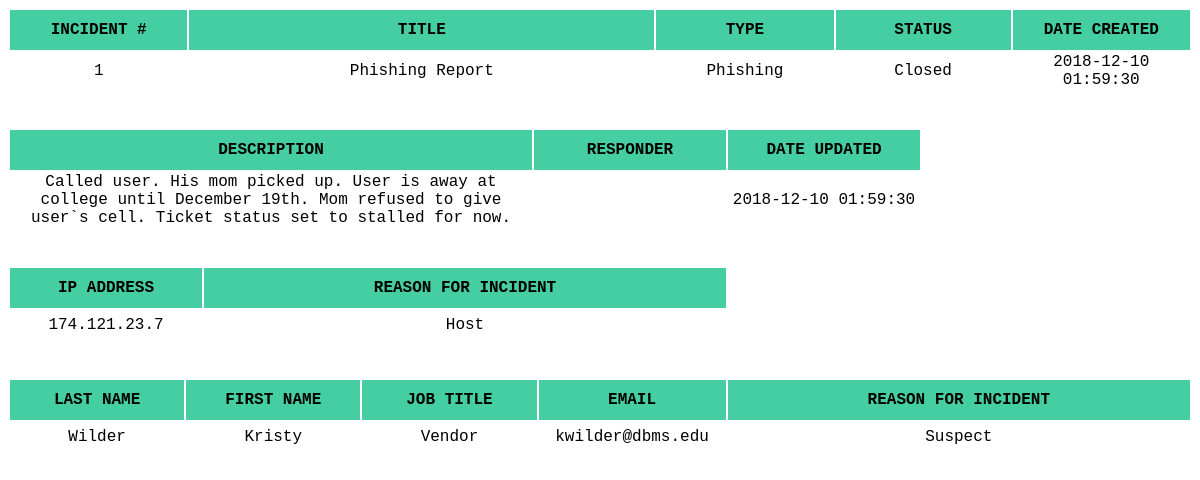
/Query.php?incidentNo=1, run on the app's committed database.
### tables this page shows
CREATE TABLE IF NOT EXISTS `Incident` (
  `incidentNo` INT NOT NULL AUTO_INCREMENT,
  `incidentTitle` VARCHAR(45) NOT NULL,
  `incidentType` VARCHAR(45) NULL,
  `incidentStatus` VARCHAR(10) NOT NULL,
  `dateCreated` DATETIME NOT NULL,
  PRIMARY KEY (`incidentNo`),
  UNIQUE INDEX `incidentNo_UNIQUE` (`incidentNo` ASC) VISIBLE);

CREATE TABLE IF NOT EXISTS `Comments` (
  `dateUpdated` DATETIME NOT NULL,
  `description` VARCHAR(999) NOT NULL,
  `IncidentResponders_username` VARCHAR(20) NOT NULL,
  `Incident_incidentNo` INT NOT NULL,
  INDEX `fk_Comments_IncidentResponders1_idx` (`IncidentResponders_username` ASC) VISIBLE,
  INDEX `fk_Participant_has_Incident_Incident1_idx` (`Incident_incidentNo` ASC) VISIBLE,
    FOREIGN KEY (`IncidentResponders_username`)
    REFERENCES `IncidentResponders` (`username`)
    ON DELETE NO ACTION
    ON UPDATE NO ACTION,  
    PRIMARY KEY (`Incident_incidentNo`, `dateUpdated`),
    FOREIGN KEY (`Incident_incidentNo`)
    REFERENCES `Incident` (`incidentNo`)
    ON DELETE NO ACTION
    ON UPDATE NO ACTION);

CREATE TABLE IF NOT EXISTS `Participant` (
  `lastName` VARCHAR(45) NOT NULL,
  `firstName` VARCHAR(45) NOT NULL,
  `jobTitle` VARCHAR(45) NULL,
  `email` VARCHAR(45) NULL,
  `reasonForIncident` VARCHAR(150) NULL,
  PRIMARY KEY (`lastName`, `firstName`));

### Query.php (the view, shortened to what this page needs)
<html lang = "en">
<link rel="stylesheet" type ="text/css" href="Homepage.css"/>
<body>
  <table class="IncidentsTable">
    <tr class="TableHeader">
      <th id="headerItem"><center>Incident #</center></th>
      <th id="headerItemTitle"><center>Title</center></th>
      <th id="headerItem"><center>Type</center></th>
      <th id="headerItem"><center>Status</center></th>
      <th id="headerItem"><center>Date Created</center></th>
    </tr>
    <?php
    include ("connection.php");
    if (isset($_REQUEST['incidentNo']))
    {       $incidentNo = $_REQUEST['incidentNo'];  }
      if (isset($_REQUEST['incidentNo']))
      {
      $sql = "SELECT * FROM Incident WHERE incidentNo = $incidentNo";
      $result = $db->query($sql);
      if (!$result){
        echo "Oops! " . $db->error;
      }
      else{
        $table = $result->fetch_all();
          foreach($table as $row) {
            ?>
            <tr class = "TableRow">
              <?php
              foreach($row as $value)
              {
                echo "<td>$value</td>";
              }
            }
            ?>
          </tr>
          <?php
      }
    }
      ?>
    <table class="CommentsTable">
    <tr class="TableHeaderDescription">
      <th id="headerItemTitle"><center>Description</center></th>
      <th id="headerItem"><center>Responder</center></th>
      <th id="headerItem"><center>Date Updated</center></th>
    </tr>
<br><br>
    <?php
    $sqlDesc = "SELECT description, IncidentResponders_username, dateUpdated FROM Comments WHERE Incident_incidentNo = $incidentNo ORDER BY dateUpdated DESC;";
    $result2 = $db->query($sqlDesc);
      if (!$result2){
        echo "Oops! " . $db->error;
      }
      else{
        $table2 = $result2->fetch_all();
          foreach($table2 as $row2) {
            ?>
            <tr class = "TableHeaderDescription">
              <?php
              foreach($row2 as $value2)
              {
                echo "<td>$value2</td>";
              }
            }
            ?>
          </tr>
          <?php
      }
      ?>
    <?php
    $sqlIP = "SELECT IPaddress, reasonForIncident FROM `ip address` WHERE Incident_incidentNo = '$incidentNo'";
    $result3 = $db->query($sqlIP);
      if (!$result3){
        echo "Oops! " . $db->error;
      }
      else{
?>
<table class="IPTable">
    <tr class="TableHeaderIP">
      <th id="headerItem"><center>IP Address</center></th>
      <th id="headerItemTitle"><center>Reason for Incident</center></th>
    </tr>
<br><br>
<?php
        $table3 = $result3->fetch_all();
          foreach($table3 as $row3) {
            ?>
            <tr class = "TableHeaderIP">
              <?php
              foreach($row3 as $value3)
              {
                echo "<td>$value3</td>";
              }
            }
            ?>
          </tr>
          <?php
      }
      ?>
    <?php
    $sqlParticipant = "SELECT participant.lastName, participant.firstName, participant.jobTitle, participant.email, participant.reasonForIncident FROM Participant,participant_has_incident WHERE participant.lastName = participant_has_incident.lastName AND participant_has_incident.incidentNo = '$incidentNo';";
    $result4 = $db->query($sqlParticipant);
      if (!$result4){
        echo "Oops! " . $db->error;
      }
      else{
?>
<table class="ParticipantTable">
    <tr class="TableHeaderParticipant">
      <th id="headerItem"><center>Last Name</center></th>
<th id="headerItem"><center>First Name</center></th>
<th id="headerItem"><center>Job Title</center></th>
<th id="headerItem"><center>Email</center></th>
      <th id="headerItemTitle"><center>Reason for Incident</center></th>
    </tr>
<br><br>
<?php
        $table4 = $result4->fetch_all();
          foreach($table4 as $row4) {
            ?>
            <tr class = "TableHeaderParticipant">
              <?php
              foreach($row4 as $value4)
              {
                echo "<td>$value4</td>";
              }
            }
            ?>
          </tr>
          <?php
      }
      ?>
  </body>
  </html>

### Homepage.css (style rules this page uses)
body { font-family: "Courier New"; }
#headerItem { width: 190px; text-align:center; }
#headerItemTitle { width: 520px; text-align:center; }
th { width:100%; text-transform: uppercase; background-color: #45CEA2; overflow: hidden; font-weight:bold; color: black; height: 40px; vertical-align: center; padding(12 * 1.5) 0; }
td { text-align:center; padding: (12 * 1.5) 0; border: 0px; height: 30px; }
tr:nth-child(even) { background: #ffffff; }
tr:nth-child(odd) { background: #e0e0e0; }

### data on the page
incident: incidentNo "1", incidentTitle "Phishing Report", incidentType "Phishing", incidentStatus "Closed", dateCreated "2018-12-10 01:59:30"
comments: description "Called user. His mom picked up. User is away at college until December 19th. Mom refused to give user`s cell. Ticket status set to stalled for now.", dateUpdated "2018-12-10 01:59:30"
ip address: IPaddress "174.121.23.7", reasonForIncident "Host"
participant: lastName "Wilder", firstName "Kristy", jobTitle "Vendor", email "kwilder@dbms.edu", reasonForIncident "Suspect"
